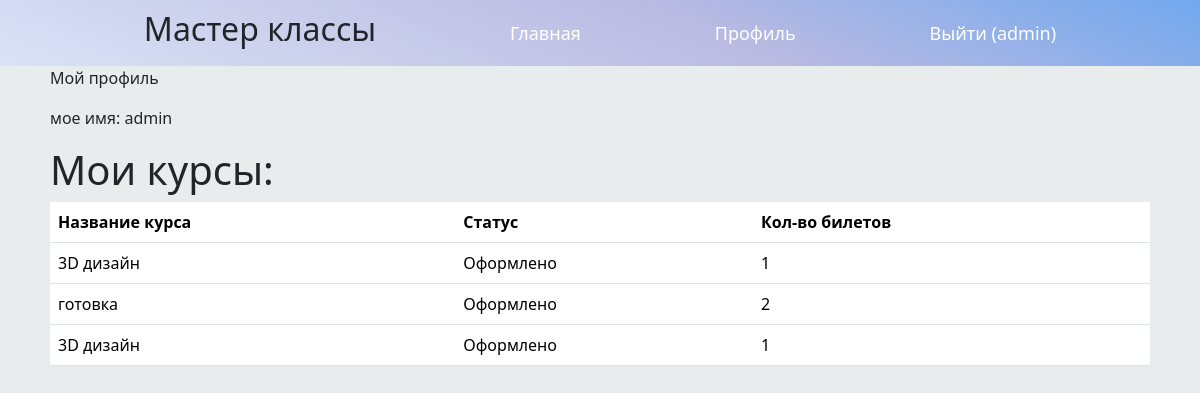
/auth/profile/ (signed in), run on an earlier commit of the app's database.
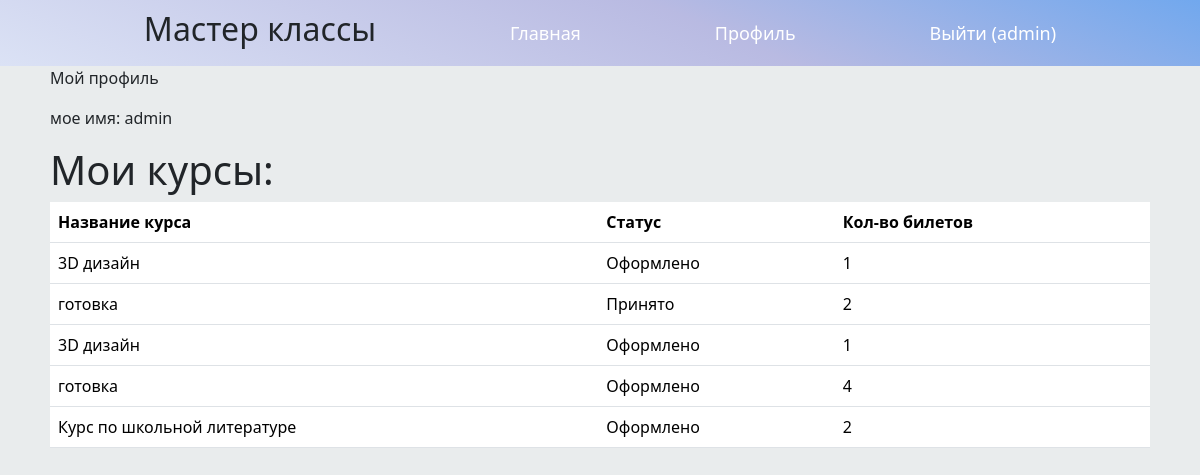
And on a later commit of the database.
### tutorial/models.py (models this page shows)
class Bron(models.Model):
    user_id = models.ForeignKey(User, on_delete=models.CASCADE, verbose_name='Пользователь')
    masterclass_id = models.ForeignKey(MasterClass, on_delete=models.CASCADE, verbose_name='Мастер класс')
    count = models.PositiveSmallIntegerField(verbose_name='Количество билетов')
    status = models.IntegerField(default=0, choices=((0, 'Оформлено'), (1, 'Принято'), (2, 'Отклонено')))

class MasterClass(models.Model):
    category = models.ForeignKey(Category, on_delete=models.CASCADE, verbose_name='Категория мастер класса')
    title = models.CharField(max_length=36, verbose_name='Заголовок')
    description = models.TextField(verbose_name='Информация о мастер классе')
    time = models.DateTimeField(auto_now_add=True, verbose_name='Дата и время проведения')
    locate = models.ForeignKey(Locate, on_delete=models.CASCADE, verbose_name='Место проведения')
    price = models.DecimalField(max_digits=4, decimal_places=0, verbose_name='Цена')
    author = models.CharField(max_length=36, verbose_name='Автор')
    photo = models.ImageField(upload_to='%Y%d%m', verbose_name='Картинка')
    class Meta:
        verbose_name = 'Мастер класс'
        verbose_name_plural = 'Мастер классы'
    def __str__(self):
        return self.title

### auth/views.py (the view)
# urls.py: path('profile/', views.profile, name='profile'),
def profile(request):
    user_id = request.user.id
    bron = Bron.objects.filter(user_id=user_id).distinct()
    context = {'bron': bron}
    return render(request, 'auth/profile.html', context)

### auth/templates/auth/profile.html
{% extends 'root.html' %}
{% block content %}
    <div class="div-content">
    <p>Мой профиль</p>
    <p>мое имя: {{ user.username }}</p>
    <h1>Мои курсы:</h1>
    <table class="table">
  <thead>
    <tr>
      <th scope="col">Название курса</th>
      <th scope="col">Статус</th>
      <th scope="col">Кол-во билетов</th>
    </tr>
  </thead>
          {% for bron in bron %}
  <tbody>
    <tr>
      <td>{{ bron.masterclass_id }}</td>
      <td>{{ bron.get_status_display }}</td>
      <td>{{ bron.count }}</td>
    </tr>
  </tbody>
    {% endfor %}
</table>
    </div>
{% endblock %}

What changed in the data, as far as the page shows it:
changed Bron: status "Оформлено" → "Принято"
added Bron: masterclass_id "готовка", status "Оформлено", count "4"
added Bron: masterclass_id "Курс по школьной литературе", status "Оформлено", count "2"
